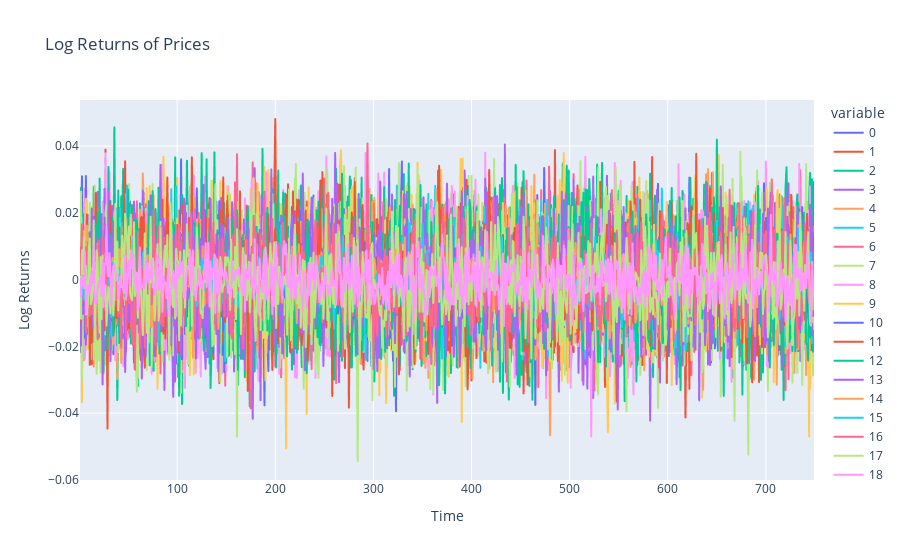

The notebook cell this image was saved under:
### Code cell
returns = np.diff(np.log(prices), axis=1)
returns = pd.DataFrame(returns.T)

returns_df = returns
returns_df['Time'] = np.arange(1, nt)
returns_df = returns_df.set_index('Time')
fig = px.line(
    returns_df,
    x=returns_df.index,
    y=returns_df.columns[:-1],
    labels={'value': 'Log Returns', 'Time': 'Time'},
    title='Log Returns of Prices')
fig.show()

### Figure 1 — Plotly figure (JSON) as saved in the notebook; plotly's stock layout.template omitted (floating-point values rounded to 4 significant figures; data arrays with more than 128 entries replaced by an {"elided": "..."} marker saying what was removed)
{"data": [{"hovertemplate": "variable=0<br>Time=%{x}<br>Log Returns=%{y}<extra></extra>", "legendgroup": "0", "line": {"color": "#636efa", "dash": "solid"}, "marker": {"symbol": "circle"}, "mode": "lines", "name": "0", "showlegend": true, "type": "scattergl", "x": {"elided": "749 int values"}, "xaxis": "x", "y": {"elided": "749 float values"}, "yaxis": "y"}, {"hovertemplate": "variable=1<br>Time=%{x}<br>Log Returns=%{y}<extra></extra>", "legendgroup": "1", "line": {"color": "#EF553B", "dash": "solid"}, "marker": {"symbol": "circle"}, "mode": "lines", "name": "1", "showlegend": true, "type": "scattergl", "x": {"elided": "749 int values"}, "xaxis": "x", "y": {"elided": "749 float values"}, "yaxis": "y"}, {"hovertemplate": "variable=2<br>Time=%{x}<br>Log Returns=%{y}<extra></extra>", "legendgroup": "2", "line": {"color": "#00cc96", "dash": "solid"}, "marker": {"symbol": "circle"}, "mode": "lines", "name": "2", "showlegend": true, "type": "scattergl", "x": {"elided": "749 int values"}, "xaxis": "x", "y": {"elided": "749 float values"}, "yaxis": "y"}, {"hovertemplate": "variable=3<br>Time=%{x}<br>Log Returns=%{y}<extra></extra>", "legendgroup": "3", "line": {"color": "#ab63fa", "dash": "solid"}, "marker": {"symbol": "circle"}, "mode": "lines", "name": "3", "showlegend": true, "type": "scattergl", "x": {"elided": "749 int values"}, "xaxis": "x", "y": {"elided": "749 float values"}, "yaxis": "y"}, {"hovertemplate": "variable=4<br>Time=%{x}<br>Log Returns=%{y}<extra></extra>", "legendgroup": "4", "line": {"color": "#FFA15A", "dash": "solid"}, "marker": {"symbol": "circle"}, "mode": "lines", "name": "4", "showlegend": true, "type": "scattergl", "x": {"elided": "749 int values"}, "xaxis": "x", "y": {"elided": "749 float values"}, "yaxis": "y"}, {"hovertemplate": "variable=5<br>Time=%{x}<br>Log Returns=%{y}<extra></extra>", "legendgroup": "5", "line": {"color": "#19d3f3", "dash": "solid"}, "marker": {"symbol": "circle"}, "mode": "lines", "name": "5", "showlegend": true, "type": "scattergl", "x": {"elided": "749 int values"}, "xaxis": "x", "y": {"elided": "749 float values"}, "yaxis": "y"}, {"hovertemplate": "variable=6<br>Time=%{x}<br>Log Returns=%{y}<extra></extra>", "legendgroup": "6", "line": {"color": "#FF6692", "dash": "solid"}, "marker": {"symbol": "circle"}, "mode": "lines", "name": "6", "showlegend": true, "type": "scattergl", "x": {"elided": "749 int values"}, "xaxis": "x", "y": {"elided": "749 float values"}, "yaxis": "y"}, {"hovertemplate": "variable=7<br>Time=%{x}<br>Log Returns=%{y}<extra></extra>", "legendgroup": "7", "line": {"color": "#B6E880", "dash": "solid"}, "marker": {"symbol": "circle"}, "mode": "lines", "name": "7", "showlegend": true, "type": "scattergl", "x": {"elided": "749 int values"}, "xaxis": "x", "y": {"elided": "749 float values"}, "yaxis": "y"}, {"hovertemplate": "variable=8<br>Time=%{x}<br>Log Returns=%{y}<extra></extra>", "legendgroup": "8", "line": {"color": "#FF97FF", "dash": "solid"}, "marker": {"symbol": "circle"}, "mode": "lines", "name": "8", "showlegend": true, "type": "scattergl", "x": {"elided": "749 int values"}, "xaxis": "x", "y": {"elided": "749 float values"}, "yaxis": "y"}, {"hovertemplate": "variable=9<br>Time=%{x}<br>Log Returns=%{y}<extra></extra>", "legendgroup": "9", "line": {"color": "#FECB52", "dash": "solid"}, "marker": {"symbol": "circle"}, "mode": "lines", "name": "9", "showlegend": true, "type": "scattergl", "x": {"elided": "749 int values"}, "xaxis": "x", "y": {"elided": "749 float values"}, "yaxis": "y"}, {"hovertemplate": "variable=10<br>Time=%{x}<br>Log Returns=%{y}<extra></extra>", "legendgroup": "10", "line": {"color": "#636efa", "dash": "solid"}, "marker": {"symbol": "circle"}, "mode": "lines", "name": "10", "showlegend": true, "type": "scattergl", "x": {"elided": "749 int values"}, "xaxis": "x", "y": {"elided": "749 float values"}, "yaxis": "y"}, {"hovertemplate": "variable=11<br>Time=%{x}<br>Log Returns=%{y}<extra></extra>", "legendgroup": "11", "line": {"color": "#EF553B", "dash": "solid"}, "marker": {"symbol": "circle"}, "mode": "lines", "name": "11", "showlegend": true, "type": "scattergl", "x": {"elided": "749 int values"}, "xaxis": "x", "y": {"elided": "749 float values"}, "yaxis": "y"}, {"hovertemplate": "variable=12<br>Time=%{x}<br>Log Returns=%{y}<extra></extra>", "legendgroup": "12", "line": {"color": "#00cc96", "dash": "solid"}, "marker": {"symbol": "circle"}, "mode": "lines", "name": "12", "showlegend": true, "type": "scattergl", "x": {"elided": "749 int values"}, "xaxis": "x", "y": {"elided": "749 float values"}, "yaxis": "y"}, {"hovertemplate": "variable=13<br>Time=%{x}<br>Log Returns=%{y}<extra></extra>", "legendgroup": "13", "line": {"color": "#ab63fa", "dash": "solid"}, "marker": {"symbol": "circle"}, "mode": "lines", "name": "13", "showlegend": true, "type": "scattergl", "x": {"elided": "749 int values"}, "xaxis": "x", "y": {"elided": "749 float values"}, "yaxis": "y"}, {"hovertemplate": "variable=14<br>Time=%{x}<br>Log Returns=%{y}<extra></extra>", "legendgroup": "14", "line": {"color": "#FFA15A", "dash": "solid"}, "marker": {"symbol": "circle"}, "mode": "lines", "name": "14", "showlegend": true, "type": "scattergl", "x": {"elided": "749 int values"}, "xaxis": "x", "y": {"elided": "749 float values"}, "yaxis": "y"}, {"hovertemplate": "variable=15<br>Time=%{x}<br>Log Returns=%{y}<extra></extra>", "legendgroup": "15", "line": {"color": "#19d3f3", "dash": "solid"}, "marker": {"symbol": "circle"}, "mode": "lines", "name": "15", "showlegend": true, "type": "scattergl", "x": {"elided": "749 int values"}, "xaxis": "x", "y": {"elided": "749 float values"}, "yaxis": "y"}, {"hovertemplate": "variable=16<br>Time=%{x}<br>Log Returns=%{y}<extra></extra>", "legendgroup": "16", "line": {"color": "#FF6692", "dash": "solid"}, "marker": {"symbol": "circle"}, "mode": "lines", "name": "16", "showlegend": true, "type": "scattergl", "x": {"elided": "749 int values"}, "xaxis": "x", "y": {"elided": "749 float values"}, "yaxis": "y"}, {"hovertemplate": "variable=17<br>Time=%{x}<br>Log Returns=%{y}<extra></extra>", "legendgroup": "17", "line": {"color": "#B6E880", "dash": "solid"}, "marker": {"symbol": "circle"}, "mode": "lines", "name": "17", "showlegend": true, "type": "scattergl", "x": {"elided": "749 int values"}, "xaxis": "x", "y": {"elided": "749 float values"}, "yaxis": "y"}, {"hovertemplate": "variable=18<br>Time=%{x}<br>Log Returns=%{y}<extra></extra>", "legendgroup": "18", "line": {"color": "#FF97FF", "dash": "solid"}, "marker": {"symbol": "circle"}, "mode": "lines", "name": "18", "showlegend": true, "type": "scattergl", "x": {"elided": "749 int values"}, "xaxis": "x", "y": {"elided": "749 float values"}, "yaxis": "y"}, {"hovertemplate": "variable=19<br>Time=%{x}<br>Log Returns=%{y}<extra></extra>", "legendgroup": "19", "line": {"color": "#FECB52", "dash": "solid"}, "marker": {"symbol": "circle"}, "mode": "lines", "name": "19", "showlegend": true, "type": "scattergl", "x": {"elided": "749 int values"}, "xaxis": "x", "y": {"elided": "749 float values"}, "yaxis": "y"}, {"hovertemplate": "variable=20<br>Time=%{x}<br>Log Returns=%{y}<extra></extra>", "legendgroup": "20", "line": {"color": "#636efa", "dash": "solid"}, "marker": {"symbol": "circle"}, "mode": "lines", "name": "20", "showlegend": true, "type": "scattergl", "x": {"elided": "749 int values"}, "xaxis": "x", "y": {"elided": "749 float values"}, "yaxis": "y"}, {"hovertemplate": "variable=21<br>Time=%{x}<br>Log Returns=%{y}<extra></extra>", "legendgroup": "21", "line": {"color": "#EF553B", "dash": "solid"}, "marker": {"symbol": "circle"}, "mode": "lines", "name": "21", "showlegend": true, "type": "scattergl", "x": {"elided": "749 int values"}, "xaxis": "x", "y": {"elided": "749 float values"}, "yaxis": "y"}, {"hovertemplate": "variable=22<br>Time=%{x}<br>Log Returns=%{y}<extra></extra>", "legendgroup": "22", "line": {"color": "#00cc96", "dash": "solid"}, "marker": {"symbol": "circle"}, "mode": "lines", "name": "22", "showlegend": true, "type": "scattergl", "x": {"elided": "749 int values"}, "xaxis": "x", "y": {"elided": "749 float values"}, "yaxis": "y"}, {"hovertemplate": "variable=23<br>Time=%{x}<br>Log Returns=%{y}<extra></extra>", "legendgroup": "23", "line": {"color": "#ab63fa", "dash": "solid"}, "marker": {"symbol": "circle"}, "mode": "lines", "name": "23", "showlegend": true, "type": "scattergl", "x": {"elided": "749 int values"}, "xaxis": "x", "y": {"elided": "749 float values"}, "yaxis": "y"}, {"hovertemplate": "variable=24<br>Time=%{x}<br>Log Returns=%{y}<extra></extra>", "legendgroup": "24", "line": {"color": "#FFA15A", "dash": "solid"}, "marker": {"symbol": "circle"}, "mode": "lines", "name": "24", "showlegend": true, "type": "scattergl", "x": {"elided": "749 int values"}, "xaxis": "x", "y": {"elided": "749 float values"}, "yaxis": "y"}, {"hovertemplate": "variable=25<br>Time=%{x}<br>Log Returns=%{y}<extra></extra>", "legendgroup": "25", "line": {"color": "#19d3f3", "dash": "solid"}, "marker": {"symbol": "circle"}, "mode": "lines", "name": "25", "showlegend": true, "type": "scattergl", "x": {"elided": "749 int values"}, "xaxis": "x", "y": {"elided": "749 float values"}, "yaxis": "y"}, {"hovertemplate": "variable=26<br>Time=%{x}<br>Log Returns=%{y}<extra></extra>", "legendgroup": "26", "line": {"color": "#FF6692", "dash": "solid"}, "marker": {"symbol": "circle"}, "mode": "lines", "name": "26", "showlegend": true, "type": "scattergl", "x": {"elided": "749 int values"}, "xaxis": "x", "y": {"elided": "749 float values"}, "yaxis": "y"}, {"hovertemplate": "variable=27<br>Time=%{x}<br>Log Returns=%{y}<extra></extra>", "legendgroup": "27", "line": {"color": "#B6E880", "dash": "solid"}, "marker": {"symbol": "circle"}, "mode": "lines", "name": "27", "showlegend": true, "type": "scattergl", "x": {"elided": "749 int values"}, "xaxis": "x", "y": {"elided": "749 float values"}, "yaxis": "y"}, {"hovertemplate": "variable=28<br>Time=%{x}<br>Log Returns=%{y}<extra></extra>", "legendgroup": "28", "line": {"color": "#FF97FF", "dash": "solid"}, "marker": {"symbol": "circle"}, "mode": "lines", "name": "28", "showlegend": true, "type": "scattergl", "x": {"elided": "749 int values"}, "xaxis": "x", "y": {"elided": "749 float values"}, "yaxis": "y"}, {"hovertemplate": "variable=29<br>Time=%{x}<br>Log Returns=%{y}<extra></extra>", "legendgroup": "29", "line": {"color": "#FECB52", "dash": "solid"}, "marker": {"symbol": "circle"}, "mode": "lines", "name": "29", "showlegend": true, "type": "scattergl", "x": {"elided": "749 int values"}, "xaxis": "x", "y": {"elided": "749 float values"}, "yaxis": "y"}, {"hovertemplate": "variable=30<br>Time=%{x}<br>Log Returns=%{y}<extra></extra>", "legendgroup": "30", "line": {"color": "#636efa", "dash": "solid"}, "marker": {"symbol": "circle"}, "mode": "lines", "name": "30", "showlegend": true, "type": "scattergl", "x": {"elided": "749 int values"}, "xaxis": "x", "y": {"elided": "749 float values"}, "yaxis": "y"}, {"hovertemplate": "variable=31<br>Time=%{x}<br>Log Returns=%{y}<extra></extra>", "legendgroup": "31", "line": {"color": "#EF553B", "dash": "solid"}, "marker": {"symbol": "circle"}, "mode": "lines", "name": "31", "showlegend": true, "type": "scattergl", "x": {"elided": "749 int values"}, "xaxis": "x", "y": {"elided": "749 float values"}, "yaxis": "y"}, {"hovertemplate": "variable=32<br>Time=%{x}<br>Log Returns=%{y}<extra></extra>", "legendgroup": "32", "line": {"color": "#00cc96", "dash": "solid"}, "marker": {"symbol": "circle"}, "mode": "lines", "name": "32", "showlegend": true, "type": "scattergl", "x": {"elided": "749 int values"}, "xaxis": "x", "y": {"elided": "749 float values"}, "yaxis": "y"}, {"hovertemplate": "variable=33<br>Time=%{x}<br>Log Returns=%{y}<extra></extra>", "legendgroup": "33", "line": {"color": "#ab63fa", "dash": "solid"}, "marker": {"symbol": "circle"}, "mode": "lines", "name": "33", "showlegend": true, "type": "scattergl", "x": {"elided": "749 int values"}, "xaxis": "x", "y": {"elided": "749 float values"}, "yaxis": "y"}, {"hovertemplate": "variable=34<br>Time=%{x}<br>Log Returns=%{y}<extra></extra>", "legendgroup": "34", "line": {"color": "#FFA15A", "dash": "solid"}, "marker": {"symbol": "circle"}, "mode": "lines", "name": "34", "showlegend": true, "type": "scattergl", "x": {"elided": "749 int values"}, "xaxis": "x", "y": {"elided": "749 float values"}, "yaxis": "y"}, {"hovertemplate": "variable=35<br>Time=%{x}<br>Log Returns=%{y}<extra></extra>", "legendgroup": "35", "line": {"color": "#19d3f3", "dash": "solid"}, "marker": {"symbol": "circle"}, "mode": "lines", "name": "35", "showlegend": true, "type": "scattergl", "x": {"elided": "749 int values"}, "xaxis": "x", "y": {"elided": "749 float values"}, "yaxis": "y"}, {"hovertemplate": "variable=36<br>Time=%{x}<br>Log Returns=%{y}<extra></extra>", "legendgroup": "36", "line": {"color": "#FF6692", "dash": "solid"}, "marker": {"symbol": "circle"}, "mode": "lines", "name": "36", "showlegend": true, "type": "scattergl", "x": {"elided": "749 int values"}, "xaxis": "x", "y": {"elided": "749 float values"}, "yaxis": "y"}, {"hovertemplate": "variable=37<br>Time=%{x}<br>Log Returns=%{y}<extra></extra>", "legendgroup": "37", "line": {"color": "#B6E880", "dash": "solid"}, "marker": {"symbol": "circle"}, "mode": "lines", "name": "37", "showlegend": true, "type": "scattergl", "x": {"elided": "749 int values"}, "xaxis": "x", "y": {"elided": "749 float values"}, "yaxis": "y"}, {"hovertemplate": "variable=38<br>Time=%{x}<br>Log Returns=%{y}<extra></extra>", "legendgroup": "38", "line": {"color": "#FF97FF", "dash": "solid"}, "marker": {"symbol": "circle"}, "mode": "lines", "name": "38", "showlegend": true, "type": "scattergl", "x": {"elided": "749 int values"}, "xaxis": "x", "y": {"elided": "749 float values"}, "yaxis": "y"}, {"hovertemplate": "variable=39<br>Time=%{x}<br>Log Returns=%{y}<extra></extra>", "legendgroup": "39", "line": {"color": "#FECB52", "dash": "solid"}, "marker": {"symbol": "circle"}, "mode": "lines", "name": "39", "showlegend": true, "type": "scattergl", "x": {"elided": "749 int values"}, "xaxis": "x", "y": {"elided": "749 float values"}, "yaxis": "y"}, {"hovertemplate": "variable=40<br>Time=%{x}<br>Log Returns=%{y}<extra></extra>", "legendgroup": "40", "line": {"color": "#636efa", "dash": "solid"}, "marker": {"symbol": "circle"}, "mode": "lines", "name": "40", "showlegend": true, "type": "scattergl", "x": {"elided": "749 int values"}, "xaxis": "x", "y": {"elided": "749 float values"}, "yaxis": "y"}, {"hovertemplate": "variable=41<br>Time=%{x}<br>Log Returns=%{y}<extra></extra>", "legendgroup": "41", "line": {"color": "#EF553B", "dash": "solid"}, "marker": {"symbol": "circle"}, "mode": "lines", "name": "41", "showlegend": true, "type": "scattergl", "x": {"elided": "749 int values"}, "xaxis": "x", "y": {"elided": "749 float values"}, "yaxis": "y"}, {"hovertemplate": "variable=42<br>Time=%{x}<br>Log Returns=%{y}<extra></extra>", "legendgroup": "42", "line": {"color": "#00cc96", "dash": "solid"}, "marker": {"symbol": "circle"}, "mode": "lines", "name": "42", "showlegend": true, "type": "scattergl", "x": {"elided": "749 int values"}, "xaxis": "x", "y": {"elided": "749 float values"}, "yaxis": "y"}, {"hovertemplate": "variable=43<br>Time=%{x}<br>Log Returns=%{y}<extra></extra>", "legendgroup": "43", "line": {"color": "#ab63fa", "dash": "solid"}, "marker": {"symbol": "circle"}, "mode": "lines", "name": "43", "showlegend": true, "type": "scattergl", "x": {"elided": "749 int values"}, "xaxis": "x", "y": {"elided": "749 float values"}, "yaxis": "y"}, {"hovertemplate": "variable=44<br>Time=%{x}<br>Log Returns=%{y}<extra></extra>", "legendgroup": "44", "line": {"color": "#FFA15A", "dash": "solid"}, "marker": {"symbol": "circle"}, "mode": "lines", "name": "44", "showlegend": true, "type": "scattergl", "x": {"elided": "749 int values"}, "xaxis": "x", "y": {"elided": "749 float values"}, "yaxis": "y"}, {"hovertemplate": "variable=45<br>Time=%{x}<br>Log Returns=%{y}<extra></extra>", "legendgroup": "45", "line": {"color": "#19d3f3", "dash": "solid"}, "marker": {"symbol": "circle"}, "mode": "lines", "name": "45", "showlegend": true, "type": "scattergl", "x": {"elided": "749 int values"}, "xaxis": "x", "y": {"elided": "749 float values"}, "yaxis": "y"}, {"hovertemplate": "variable=46<br>Time=%{x}<br>Log Returns=%{y}<extra></extra>", "legendgroup": "46", "line": {"color": "#FF6692", "dash": "solid"}, "marker": {"symbol": "circle"}, "mode": "lines", "name": "46", "showlegend": true, "type": "scattergl", "x": {"elided": "749 int values"}, "xaxis": "x", "y": {"elided": "749 float values"}, "yaxis": "y"}, {"hovertemplate": "variable=47<br>Time=%{x}<br>Log Returns=%{y}<extra></extra>", "legendgroup": "47", "line": {"color": "#B6E880", "dash": "solid"}, "marker": {"symbol": "circle"}, "mode": "lines", "name": "47", "showlegend": true, "type": "scattergl", "x": {"elided": "749 int values"}, "xaxis": "x", "y": {"elided": "749 float values"}, "yaxis": "y"}, {"hovertemplate": "variable=48<br>Time=%{x}<br>Log Returns=%{y}<extra></extra>", "legendgroup": "48", "line": {"color": "#FF97FF", "dash": "solid"}, "marker": {"symbol": "circle"}, "mode": "lines", "name": "48", "showlegend": true, "type": "scattergl", "x": {"elided": "749 int values"}, "xaxis": "x", "y": {"elided": "749 float values"}, "yaxis": "y"}], "layout": {"legend": {"title": {"text": "variable"}, "tracegroupgap": 0}, "title": {"text": "Log Returns of Prices"}, "xaxis": {"anchor": "y", "domain": [0, 1], "title": {"text": "Time"}}, "yaxis": {"anchor": "x", "domain": [0, 1], "title": {"text": "Log Returns"}}}}
